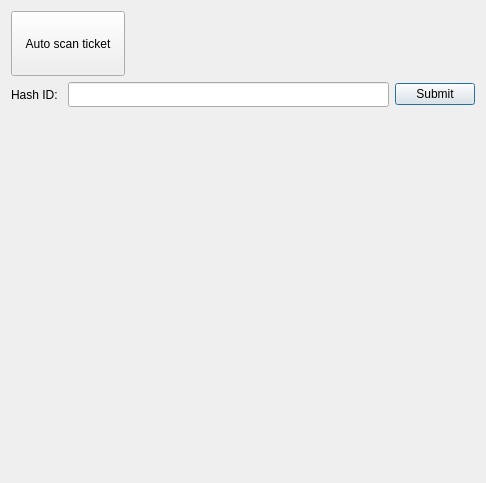
<?xml version="1.0" encoding="UTF-8"?>
<ui version="4.0">
 <class>verifyTicketDialog</class>
 <widget class="QDialog" name="verifyTicketDialog">
  <property name="geometry">
   <rect>
    <x>0</x>
    <y>0</y>
    <width>481</width>
    <height>483</height>
   </rect>
  </property>
  <property name="windowTitle">
   <string>Verify Ticket</string>
  </property>
  <layout class="QVBoxLayout" name="verticalLayout_2">
   <item>
    <layout class="QVBoxLayout" name="verticalLayout">
     <item>
      <widget class="QToolButton" name="scanButton">
       <property name="minimumSize">
        <size>
         <width>114</width>
         <height>65</height>
        </size>
       </property>
       <property name="maximumSize">
        <size>
         <width>114</width>
         <height>65</height>
        </size>
       </property>
       <property name="text">
        <string>Auto scan ticket</string>
       </property>
       <property name="icon">
        <iconset>
         <normaloff>../qrcode.png</normaloff>../qrcode.png</iconset>
       </property>
       <property name="iconSize">
        <size>
         <width>40</width>
         <height>40</height>
        </size>
       </property>
       <property name="toolButtonStyle">
        <enum>Qt::ToolButtonTextUnderIcon</enum>
       </property>
       <property name="arrowType">
        <enum>Qt::NoArrow</enum>
       </property>
      </widget>
     </item>
     <item>
      <layout class="QHBoxLayout" name="horizontalLayout">
       <item>
        <widget class="QLabel" name="label">
         <property name="sizePolicy">
          <sizepolicy hsizetype="Minimum" vsizetype="Minimum">
           <horstretch>0</horstretch>
           <verstretch>0</verstretch>
          </sizepolicy>
         </property>
         <property name="minimumSize">
          <size>
           <width>51</width>
           <height>25</height>
          </size>
         </property>
         <property name="maximumSize">
          <size>
           <width>51</width>
           <height>25</height>
          </size>
         </property>
         <property name="text">
          <string>Hash ID:</string>
         </property>
        </widget>
       </item>
       <item>
        <widget class="QLineEdit" name="hashIdLineEdit">
         <property name="sizePolicy">
          <sizepolicy hsizetype="Fixed" vsizetype="Fixed">
           <horstretch>0</horstretch>
           <verstretch>0</verstretch>
          </sizepolicy>
         </property>
         <property name="minimumSize">
          <size>
           <width>321</width>
           <height>25</height>
          </size>
         </property>
         <property name="maximumSize">
          <size>
           <width>321</width>
           <height>25</height>
          </size>
         </property>
        </widget>
       </item>
       <item>
        <widget class="QPushButton" name="submitButton">
         <property name="text">
          <string>Submit</string>
         </property>
        </widget>
       </item>
      </layout>
     </item>
     <item>
      <spacer name="verticalSpacer">
       <property name="orientation">
        <enum>Qt::Vertical</enum>
       </property>
       <property name="sizeHint" stdset="0">
        <size>
         <width>20</width>
         <height>358</height>
        </size>
       </property>
      </spacer>
     </item>
    </layout>
   </item>
  </layout>
 </widget>
 <resources/>
 <connections/>
</ui>
